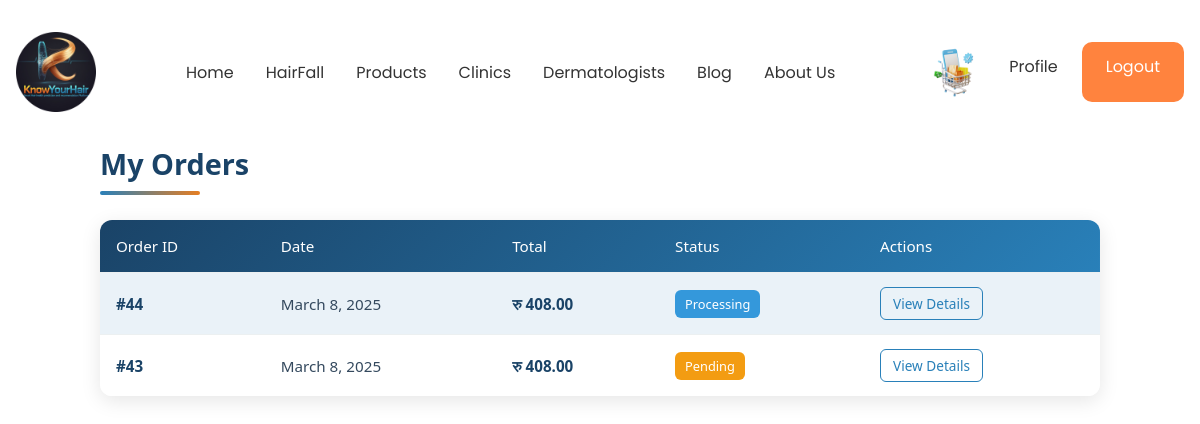
Before: /product/my-orders/ (signed in) with the older database file.
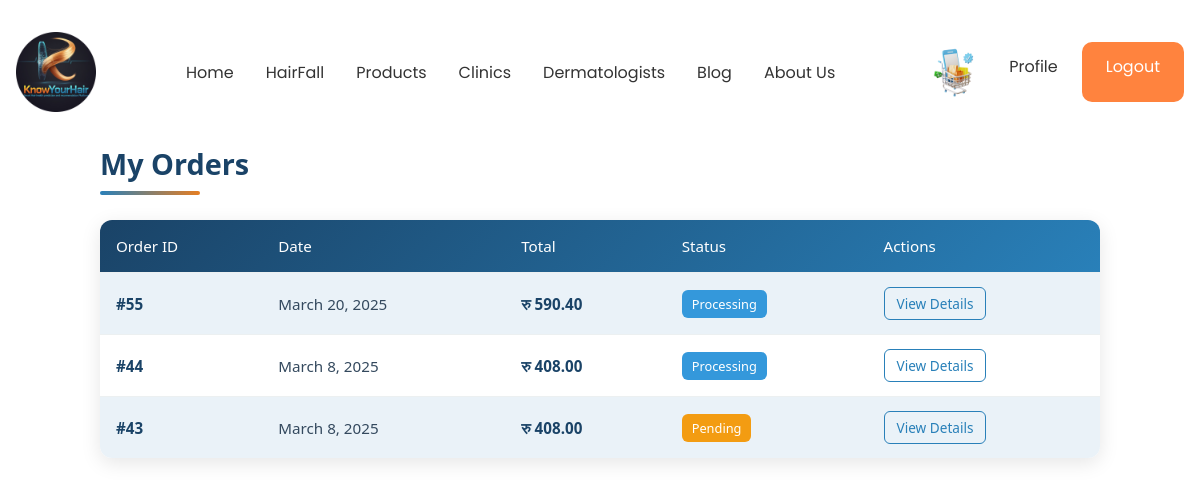
After: the same page with the newer database file.
### product/models.py (models this page shows, shortened)
class Order(models.Model):
    STATUS_CHOICES = [
        ('Pending', 'Pending'),
        ('Processing', 'Processing'),
        ('Shipped', 'Shipped'),
        ('Delivered', 'Delivered'),
        ('Cancelled', 'Cancelled'),
    ]
    user = models.ForeignKey(User, on_delete=models.CASCADE, related_name="orders")
    total_amount = models.DecimalField(max_digits=10, decimal_places=2, default=0.00)
    status = models.CharField(max_length=20, choices=STATUS_CHOICES, default='Pending')
    city = models.TextField( default='Kathmandu')
    postal_code = models.TextField(default='44600')
    shipping_address = models.TextField()
    phone = models.CharField(max_length=20)
    created_at = models.DateTimeField(auto_now_add=True)
    updated_at = models.DateTimeField(auto_now=True)
    transaction_uuid = models.CharField(max_length=100, blank=True, null=True)
    payment_ref = models.CharField(max_length=100, blank=True, null=True)
    payment_method = models.CharField(max_length=20, blank=True, null=True)

### product/views.py (the view)
# urls.py: path('my-orders/', views.my_orders, name='my_orders'),
@login_required
def my_orders(request):
    orders = Order.objects.filter(user=request.user).order_by('-created_at')
    return render(request, 'product/my_orders.html', {'orders': orders})

### product/templates/product/my_orders.html (shortened to what this page needs)
{% extends "base/base.html" %}
{% load static %}
{% block myOrders_css %}
<link rel="stylesheet" type="text/css" href="{% static 'product/css/myOrders.css' %}">
{% endblock %}
{% block content %}
<div class="order-list-container">
    <h2 class="order-list-title">My Orders</h2>
    {% if orders %}
        <div class="order-list-table-container">
            <table class="order-list-table">
                <thead class="order-list-table-head">
                    <tr>
                        <th>Order ID</th>
                        <th>Date</th>
                        <th>Total</th>
                        <th>Status</th>
                        <th>Actions</th>
                    </tr>
                </thead>
                <tbody class="order-list-table-body">
                    {% for order in orders %}
                    <tr>
                        <td class="order-list-order-id">#{{ order.id }}</td>
                        <td class="order-list-date">{{ order.created_at|date:"F j, Y" }}</td>
                        <td class="order-list-amount">रु {{ order.total_amount }}</td>
                        <td>
                            <span class="order-list-badge
                                {% if order.status == 'Pending' %}order-list-badge-warning
                                {% elif order.status == 'Processing' %}order-list-badge-info
                                {% elif order.status == 'Shipped' %}order-list-badge-primary
                                {% elif order.status == 'Delivered' %}order-list-badge-success
                                {% else %}order-list-badge-danger{% endif %}">
                                {{ order.status }}
                            </span>
                        </td>
                        <td>
                            <a href="{% url 'order_details' order.id %}" class="order-list-button">View Details</a>
                        </td>
                    </tr>
                    {% endfor %}
                </tbody>
            </table>
        </div>
    {% else %}
        <div class="order-list-alert">
            <p>You haven't placed any orders yet.</p>
            <a href="{% url 'KnowYourHair-product' %}" class="order-list-browse-button">Browse Products</a>
        </div>
    {% endif %}
</div>
{% endblock %}

Changed rows visible on the page:
added Order: id "55", created_at "March 20, 2025", total_amount "590.40", status "Processing"
